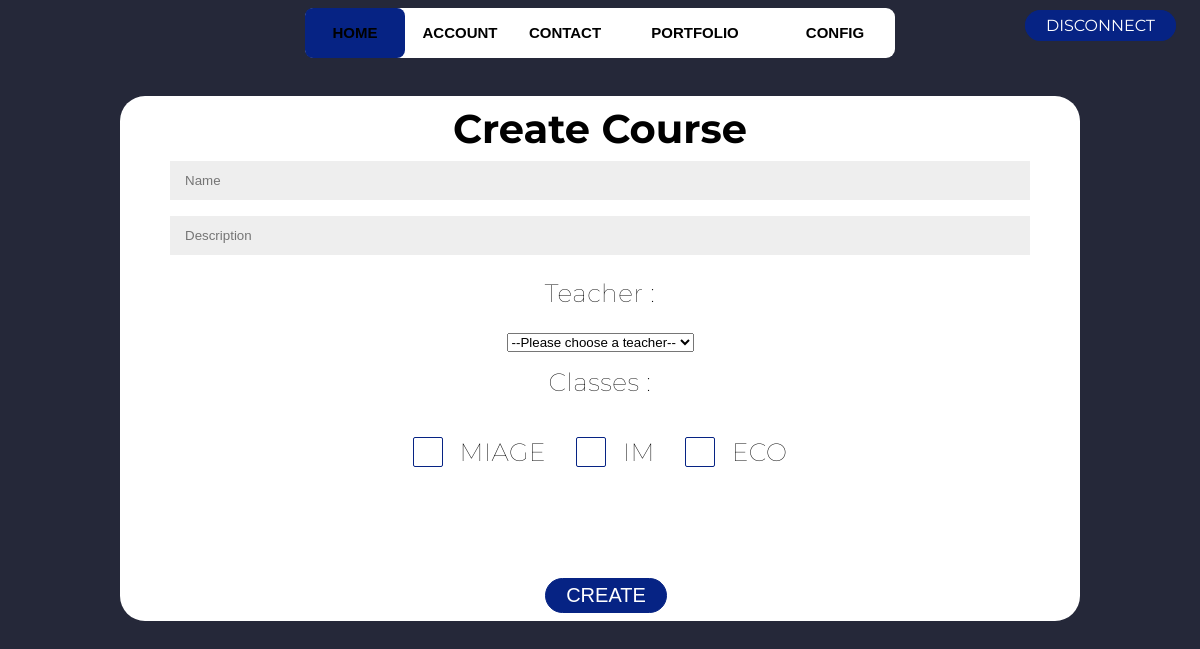
The app's page /webapp/index.php?action=CoursesController&method=viewcreate (signed in) with its own data.
### tables this page shows
CREATE TABLE IF NOT EXISTS `class` (
  `class_id` int NOT NULL AUTO_INCREMENT,
  `Designation` varchar(100) NOT NULL,
  `Num` int NOT NULL,
  PRIMARY KEY (`class_id`)
);

### webapp/controller/CoursesController.php (called while the page is built, shortened)
<?php
require_once('model/CoursesConnexion.php');
class CoursesView
{
	public function createcourse(){
		include VIEWS.DS.'template.php';
	}
}
class CoursesController{
	public function viewcreate(){
		$hv= new CoursesView();
		$hv->createcourse();
	}
}
?>

### webapp/model/CoursesConnexion.php (called while the page is built, shortened)
<?php
class CoursesConnexion
{
  public function getClasses(){
    $db = new PDO('mysql:host=localhost;dbname=loginsystem','root','');
    $sql = "SELECT Designation FROM class";
    $result = $db->prepare($sql);
    $result->execute();
    return $result;
  }
}
?>

### webapp/views/Coursescreate.php (the view, shortened to what this page needs)
<br><br>
<div class="createcourse">
<form action="index.php?action=CoursesController&method=oncreate" method="POST">
	<h1 id="h1Course" >Create Course</h1>
	<input type="text" placeholder="Name" name="courseName"/>
	<input type="text" placeholder="Description" name="courseDescription"/>
	<p>Teacher : </p>
	<select name="teachers" id="listederoulante">
	    <option value="">--Please choose a teacher--</option>
	</select>
	<p>Classes : </p>
	<div class="checkboxes">
		<?php
	    	$res=$c->getClasses();
	    	$class=1;
	    	while($row =$res->fetch()){
				echo '<div class="checkbox-wrapper-33">
					<label class="checkbox" for="'.$class.'">
						<input class="checkbox__trigger visuallyhidden" type="checkbox" value="'.$row['Designation'].'" id="'.$class.'" name="'.$class.'"/>
						<span class="checkbox__symbol">
						<svg aria-hidden="true" class="icon-checkbox" width="28px" height="28px" viewBox="0 0 28 28" version="1" xmlns="http://www.w3.org/2000/svg">
							<path d="M4 14l8 7L24 7"></path>
						</svg>
						</span>
						<p class="checkbox__textwrapper">'.$row['Designation'].'</p>
					</label>
				</div>';
	    		$class++;
	    	}
	    ?>
	</div>
	<br>
	<br><br><br>
	<button class="modifButton" name="submit">create</button>
</form>
</div>

### webapp/views/_common/css/login.css (style rules this page uses)
* { box-sizing: border-box; }
h1 { font-weight: bold; margin: 0; }
p { font-size: 14px; font-weight: 100; line-height: 20px; letter-spacing: 0.5px; margin: 20px 0 30px; }
button, .resetPass { border-radius: 20px; border: 1px solid #062384; background-color: #062384; color: #FFFFFF; font-size: 12px; font-weight: bold; padding: 12px 45px; letter-spacing: 1px; text-transform: uppercase; transition: transform 80ms ease-in; }
form { background-color: #FFFFFF; display: flex; align-items: center; justify-content: center; flex-direction: column; padding: 0 50px; height: 100%; text-align: center; }
input { background-color: #eee; border: none; padding: 12px 15px; margin: 8px 0; width: 100%; }

### webapp/views/_common/css/home.css (style rules this page uses)
body { background: #252839; font-family: 'Montserrat', sans-serif; }
.modifButton, .delButton, .disButton, .viewbtn { border-radius: 20px; text-decoration: none; border: 1px solid #062384; background-color: #062384; color: #FFFFFF; font-size: 1em; font-weight: normal; letter-spacing: 0px; text-transform: uppercase; padding: 5px 20px; transition: transform 80ms ease-in; margin-left: 1vw; }
.createcourse { margin: auto; width: 80vw; color: black; }
.createcourse form, .createcourse p { border-radius: 25px; font-size: 1.25em; }
.createcourse .modifButton { margin-bottom: 1vh; }
#h1Course { margin-top: 1vh; }
.checkboxes { display: flex; }
.checkboxes label { padding: 15px; }
.checkbox-wrapper-33 { --s-xsmall: 0.625em; --s-small: 1.2em; --border-width: 1px; --c-primary: rgb(6, 35, 132); --c-primary-20-percent-opacity: rgb(6 35 132 / 20%); --c-primary-10-percent-opacity: rgb(6 35 132 / 10%); --t-base: 0.4s; --t-fast: 0.2s; --e-in: ease-in; --e-out: cubic-bezier(.11,.29,.18,.98); }
.checkbox-wrapper-33 .checkbox { display: flex; align-items: center; justify-content: flex-start; }
.checkbox-wrapper-33 .checkbox__symbol { display: inline-block; display: flex; margin-right: calc(var(--s-small) * 0.7); border: var(--border-width) solid var(--c-primary); position: relative; border-radius: 0.1em; width: 1.5em; height: 1.5em; transition: box-shadow var(--t-base) var(--e-out), background-color var(--t-base); box-shadow: 0 0 0 0 var(--c-primary-10-percent-opacity); }
.checkbox-wrapper-33 .checkbox__symbol:after { content: ""; position: absolute; top: 0.5em; left: 0.5em; width: 0.25em; height: 0.25em; background-color: var(--c-primary-20-percent-opacity); opacity: 0; border-radius: 3em; transform: scale(1); transform-origin: 50% 50%; }
.checkbox-wrapper-33 .checkbox .icon-checkbox { width: 1em; height: 1em; margin: auto; fill: none; stroke-width: 3; stroke: currentColor; stroke-linecap: round; stroke-linejoin: round; stroke-miterlimit: 10; color: var(--c-primary); display: inline-block; }
.checkbox-wrapper-33 .checkbox__textwrapper { margin: 0; }

### records on screen
class: Designation "MIAGE"
class: Designation "IM"
class: Designation "ECO"
